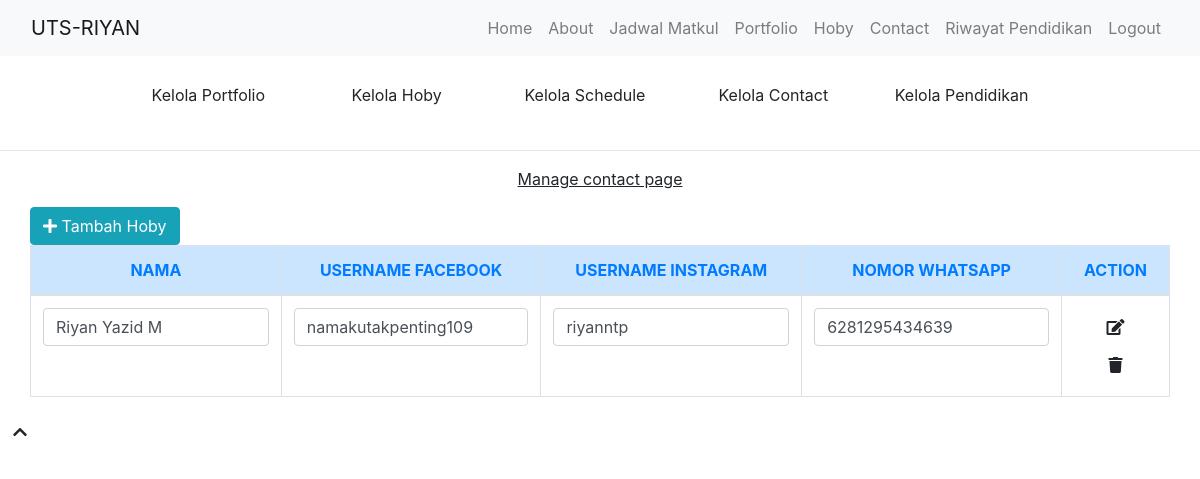
Page /manage-contact.php (signed in) on the committed database.
### tables this page shows
CREATE TABLE `website` (
  `id` int(11) NOT NULL,
  `name` varchar(255) NOT NULL,
  `keyword` text NOT NULL,
  `description` text NOT NULL,
  `author` text NOT NULL,
  `contact` text NOT NULL
);

CREATE TABLE `contact` (
  `id` int(10) NOT NULL,
  `name` text NOT NULL,
  `wa` text NOT NULL,
  `fb` longtext NOT NULL,
  `ig` longtext NOT NULL
);

### mainconfig.php (called while the page is built, shortened)
<?php
require("database.php");
$check_web = mysqli_query($db, "SELECT * FROM website");
$data_web = mysqli_fetch_assoc($check_web);
$cfg_webname = $data_web['name'];
$cfg_baseurl = "https://uts-riyan.my.id/";

### manage-contact.php (the view, shortened to what this page needs)
<?php
require("mainconfig.php");
if (isset($_SESSION['user'])) {
    $sess_email = $_SESSION['user']['email'];
    $check_user = mysqli_query($db, "SELECT * FROM users WHERE email = '$sess_email'");
    if (mysqli_num_rows($check_user) == 0) {
        header("Location: ".$cfg_baseurl."logout.php");
    } else {
?>
<!DOCTYPE html>
<html lang="en">
    <head>
        <link href="https://stackpath.bootstrapcdn.com/bootstrap/4.4.1/css/bootstrap.min.css" rel="stylesheet">
        <link href="https://cdnjs.cloudflare.com/ajax/libs/font-awesome/5.10.0/css/all.min.css" rel="stylesheet">
        <link href="<?php echo $cfg_baseurl; ?>lib/animate/animate.min.css" rel="stylesheet">
        <link href="<?php echo $cfg_baseurl; ?>lib/owlcarousel/assets/owl.carousel.min.css" rel="stylesheet">
        <link href="<?php echo $cfg_baseurl; ?>lib/lightbox/css/lightbox.min.css" rel="stylesheet">
        <link href="<?php echo $cfg_baseurl; ?>css/style.css" rel="stylesheet">
    </head>
    <body data-spy="scroll" data-target=".navbar" data-offset="51">
        <div class="navbar navbar-expand-lg bg-light navbar-light">
            <div class="container-fluid">
                <a href="<?php echo $cfg_baseurl; ?>" class="navbar-brand"><?php echo $cfg_webname; ?></a>
                <div class="collapse navbar-collapse justify-content-between" id="navbarCollapse">
                    <div class="navbar-nav ml-auto">
                        <a href="<?php echo $cfg_baseurl; ?>admin-page.php" class="nav-item nav-link">Home</a>
                        <a href="<?php echo $cfg_baseurl; ?>" class="nav-item nav-link">About</a>
                        <a href="<?php echo $cfg_baseurl; ?>jadwal.php" class="nav-item nav-link">Jadwal Matkul</a>
                        <a href="<?php echo $cfg_baseurl; ?>" class="nav-item nav-link">Portfolio</a>
                        <a href="<?php echo $cfg_baseurl; ?>hoby.php" class="nav-item nav-link">Hoby</a>
                        <a href="<?php echo $cfg_baseurl; ?>kontak.php" class="nav-item nav-link">Contact</a>
                        <a href="<?php echo $cfg_baseurl; ?>history-education.php" class="nav-item nav-link">Riwayat Pendidikan</a>
                        <?php
                        if (isset($_SESSION[ 'user'])) {
                        ?>
                        <a href="<?php echo $cfg_baseurl; ?>logout.php" class="nav-item nav-link">Logout</a>
                        <?php
                        }else{
                        ?>
                        <a href="<?php echo $cfg_baseurl; ?>login.php" class="nav-item nav-link">Login</a>
                        <?php } ?>
                    </div>
                </div>
            </div>
        </div>
        <div class="hero" id="home">
            <div class="container-fluid">
                <div class="row align-items-center">
                    <div class="col-sm-12 col-md-12">
                        <div class="hero-content">
                            <div class="row card-body col-lg-12">
                                <a class="col-lg-1"></a>
                                <a class="btn col-lg-2" href="<?php echo $cfg_baseurl; ?>manage-portfolio.php">Kelola Portfolio</a>
                                <a class="btn col-lg-2" href="<?php echo $cfg_baseurl; ?>manage-hoby.php">Kelola Hoby</a>
                                <a class="btn col-lg-2" href="<?php echo $cfg_baseurl; ?>manage-schedule.php">Kelola Schedule</a>
                                <a class="btn col-lg-2" href="<?php echo $cfg_baseurl; ?>manage-contact.php">Kelola Contact</a>
                                <a class="btn col-lg-2" href="<?php echo $cfg_baseurl; ?>manage-pendidikan.php">Kelola Pendidikan</a>
                                <a class="col-lg-1"></a>
                            </div>
                        </div>
                    </div>
                </div>
            </div>
        <hr>
        <div class="hero" id="home">
            <div class="container-fluid">
                <div class="row align-items-center">
                    <div class="col-lg-12">
                        <div class="hero-text">
                            <p class="text-center"><u>Manage contact page</u></p>
                                    <div class="col-lg-12">
                                        <button data-toggle="modal" data-target="#myModal" class="btn btn-info"><i class="fa fa-plus"></i> Tambah Hoby</button>
                                    </div>
                            <div class="table-responsive col-lg-12">
                                <table class="table table-bordered table-hover">
                                    <thead>
                                        <tr class="text-uppercase text-center alert alert-primary text-primary">
                                            <th>Nama</th>
                                            <th>Username Facebook</th>
                                            <th>Username Instagram</th>
                                            <th>Nomor Whatsapp</th>
                                            <th>Action</th>
                                        </tr>
                                    </thead>
                                    <tbody>
                                        <?php
                                        $query_contact = mysqli_query($db, "SELECT * FROM contact ORDER BY id ASC LIMIT 1");
                                        while ($data_contact = mysqli_fetch_assoc($query_contact)) {
                                            ?>
                                            <tr class="text-uppercase">
                                                    <form action="<?php echo $_SERVER['PHP_SELF']; ?>?id=<?php echo $data_contact['id']; ?>" class="form-inline" role="form" method="POST">
                                                        <td><input type="text" class="form-control" name="name" value="<?php echo $data_contact['name']; ?>"></td>
                                                        <td><input type="text" class="form-control" name="fb" value="<?php echo $data_contact['fb']; ?>"></td>
                                                        <td><input type="text" class="form-control" name="ig" value="<?php echo $data_contact['ig']; ?>"></td>
                                                        <td><input type="number" class="form-control" name="wa" value="<?php echo $data_contact['wa']; ?>"></td>
                                                        <td class="text-center">
                                                            <button type="submit" name="edit" class="btn"><i class="fa fa-edit" title="Ubah"></i></button>
                                                            <button type="submit" name="delete" class="btn"><i class="fa fa-trash" title="Hapus"></i></button>
                                                        </td>
                                                        </form>
                                                    </tr>
                                        </tbody>
                                    <?php } ?>
                                </table>
                            </div>
                        </div>
                    </div>
                </div>
            </div>
        </div>
        <a href="#" class="btn back-to-top"><i class="fa fa-chevron-up"></i></a>
    </body>
</html>
<?php
    }
} else {
    header("Location: ".$cfg_baseurl);
}
?>

### rows in the picture
website: name "UTS-RIYAN"
contact: name "Riyan Yazid M", fb "namakutakpenting109", ig "riyanntp", wa "6281295434639"
